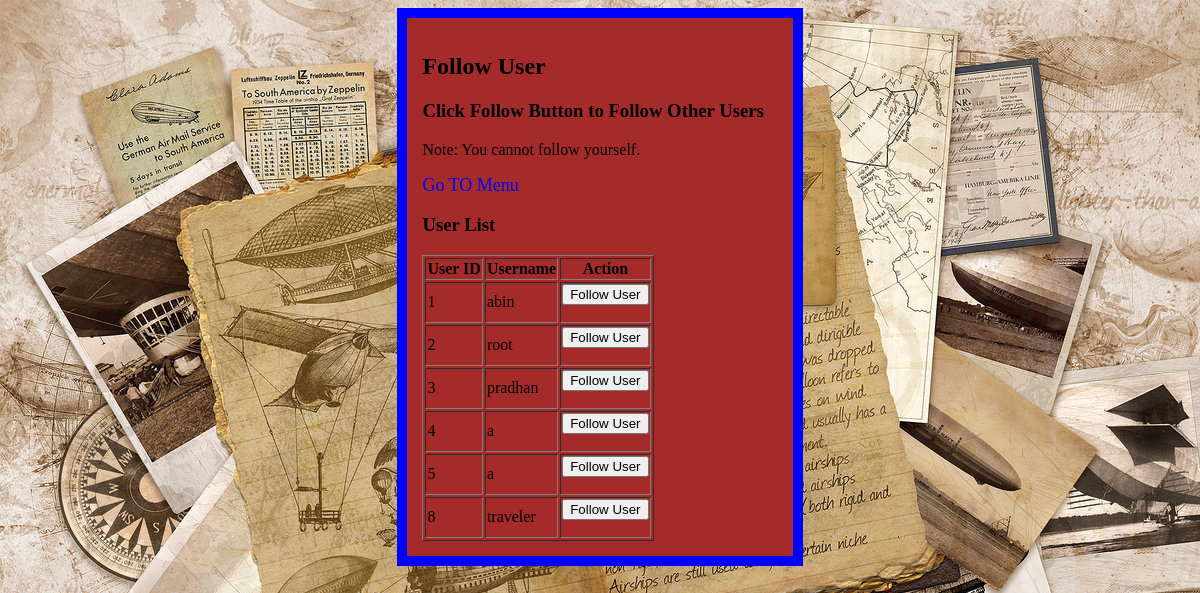
/followuser.php, run on the app's committed database.
### tables this page shows
CREATE TABLE `traveler` (
  `traveler_id` int(11) NOT NULL,
  `name` varchar(1000) NOT NULL,
  `username` varchar(1000) NOT NULL,
  `password` varchar(1000) NOT NULL,
  `email` varchar(1000) NOT NULL
);

### followuser.php (the view, shortened to what this page needs)
<html>
<head>
	<link href="css/style.css" rel="stylesheet" type="text/css" />
</head>
<body>
	<div class="userinteraction">
		<h2>Follow User</h2>
		<h3>Click Follow Button to Follow Other Users</h3>
		<p>Note: You cannot follow yourself.</p>
		<p><a href="menu.php">Go TO Menu</a></p>
		<h3>User List</h3>
		<table border="1">
			<tr><th>User ID</th><th>Username</th><th>Action</th></tr>
			<?php
				$query = "SELECT * FROM `traveler`";
				$result = mysql_query($query);
				while($data = mysql_fetch_array($result))
				{
					$traveler_id = $data['traveler_id'];
					$username = $data['username'];
			?>
			<tr><td><?php echo $traveler_id;?></td><td><?php echo $username;?></td><td><form><input type="submit" value="Follow User" onClick="follow()" /></form></td></tr>
			<?php
				}
			?>
		</table>
	</div>
</body>
</html>

### css/style.css (style rules this page uses)
body { background:url(../traveller.jpg); background-size:cover; }
.userinteraction { margin:auto; width:30%; background-color:brown; border:10px solid blue; padding:15px; }
a { text-decoration:none; font-size:18px; }

### data on the page
traveler: traveler_id "1", username "abin"
traveler: traveler_id "2", username "root"
traveler: traveler_id "3", username "pradhan"
traveler: traveler_id "4", username "a"
traveler: traveler_id "5", username "a"
traveler: traveler_id "8", username "traveler"
